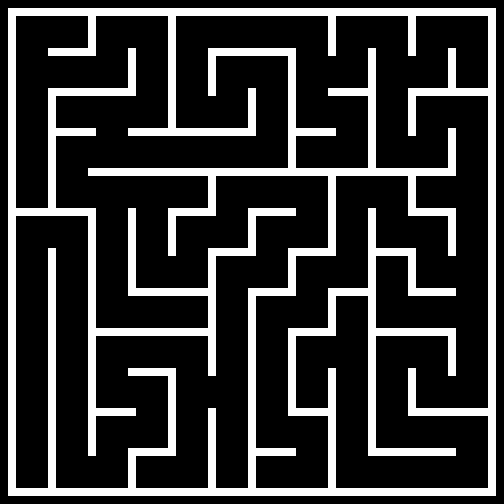

This is a level from a 2D game, rendered from its Tiled map with the project's own tilesets. A one-line summary and the map file follow, with tile-layer data summarised:
An orthogonal 63x63 tile map with 8x8 px tiles, 1 tile layer (Background) and 75 objects (4x Painter, Player, Checkpoint).

<map version="1.10" tiledversion="1.10.2" orientation="orthogonal" renderorder="right-down" width="63" height="63" tilewidth="8" tileheight="8" infinite="0" nextlayerid="4" nextobjectid="81">
 <tileset firstgid="1" source="Mazeball.tsx" />
 <layer id="1" name="Background" width="63" height="63">
  <data>[3969 cells, 845 non-empty, 1 distinct tile ids]</data>
 </layer>
 <objectgroup id="2" name="Spawnpoints">
  <object id="74" name="Player" type="Player" x="217" y="17" width="30" height="30" />
  <object id="75" name="Painter" type="Painter" x="17" y="454" width="30" height="30">
   <properties>
    <property name="colour" value="Blue" />
   </properties>
  </object>
  <object id="76" name="Painter" type="Painter" x="296.75" y="375.5" width="30" height="30">
   <properties>
    <property name="colour" value="Yellow" />
   </properties>
  </object>
  <object id="77" name="Painter" type="Painter" x="17" y="176.25" width="30" height="30">
   <properties>
    <property name="colour" value="Red" />
   </properties>
  </object>
  <object id="78" name="Painter" type="Painter" x="457" y="57" width="30" height="30">
   <properties>
    <property name="colour" value="Green" />
   </properties>
  </object>
  <object id="80" name="Checkpoint" type="Checkpoint" x="255.75" y="473.5">
   <polygon points="0,0 31.75,0 31.75,15 -0.25,14.5" />
  </object>
 </objectgroup>
 <objectgroup id="3" name="Walls">
  <object id="1" x="8.5" y="8.5">
   <polygon points="0,0 487.25,0.25 487,7.25 0,7.25" />
  </object>
  <object id="2" x="8.75" y="16.25">
   <polygon points="0,0 6.75,0.5 7.25,479.5 -0.5,479.25" />
  </object>
  <object id="3" x="16.25" y="488">
   <polygon points="0,0 479.5,0.75 479.25,7.75 0,7.5" />
  </object>
  <object id="4" x="488.25" y="487.25">
   <polygon points="0,0 7.25,0 7.25,-470.75 0,-470.75" />
  </object>
  <object id="5" x="368.5" y="448.25">
   <polygon points="0,0 86.75,0.25 87,7.25 -0.25,7.25" />
  </object>
  <object id="6" x="408.25" y="408">
   <polygon points="0,0 79.5,0.5 79,8 -0.25,7.5" />
  </object>
  <object id="7" x="408.25" y="368">
   <polygon points="0,0 7,0.5 7.75,38.75 0,38.5" />
  </object>
  <object id="8" x="448.25" y="336.5">
   <polygon points="0,0 7.5,0.25 7,38.75 0,38.75" />
  </object>
  <object id="9" x="328" y="368.5">
   <polygon points="0,0 7.25,0 7.75,119 0.5,119.25" />
  </object>
  <object id="10" x="256.25" y="448.5">
   <polygon points="0,0 40,-0.25 39.75,7.5 -0.5,7.75" />
  </object>
  <object id="11" x="248.5" y="487.25">
   <polygon points="0,0 6.75,0.25 7.25,-191.25 -0.5,-190.75" />
  </object>
  <object id="12" x="208" y="408.25">
   <polygon points="0,0 7.5,-0.25 7.75,79.25 0.25,78.5" />
  </object>
  <object id="13" x="128.75" y="456.75">
   <polygon points="0,0 7.25,0 6.5,30.75 -0.5,30.75" />
  </object>
  <object id="14" x="127.5" y="448">
   <polygon points="0,0 48.25,0.75 48,7.25 0.75,8" />
  </object>
  <object id="15" x="48.5" y="487.5">
   <polygon points="0,0 7.25,0.5 7.25,-238.5 -0.5,-238.75" />
  </object>
  <object id="16" x="88.5" y="455.75">
   <polygon points="0,0 7,-0.25 7.25,-239.5 -0.5,-239.25" />
  </object>
  <object id="17" x="96.5" y="408.5">
   <polygon points="0,0 39.5,0.25 38.75,7.25 -0.75,6.75" />
  </object>
  <object id="18" x="128.5" y="368.25">
   <polygon points="0,0 47,0 47,7 -0.5,7.25" />
  </object>
  <object id="19" x="167.75" y="376.25">
   <polygon points="0,0 8,-0.75 8,72.25 0.5,72.25" />
  </object>
  <object id="20" x="296" y="408.25">
   <polygon points="0,0 31.75,0.25 31.75,7.25 -0.25,7.25" />
  </object>
  <object id="21" x="368.25" y="447">
   <polygon points="0,0 8,1 7.25,-238.25 -0.25,-238" />
  </object>
  <object id="23" x="288.25" y="336.75">
   <polygon points="0,0 7.75,-0.5 7.25,78.75 0,79.25" />
  </object>
  <object id="24" x="288.5" y="328.75">
   <polygon points="0,0 47.25,-0.75 47.5,7 -0.75,7.25" />
  </object>
  <object id="25" x="328.75" y="296.25">
   <polygon points="0,0 7.25,0.5 6.5,31 -0.75,31.5" />
  </object>
  <object id="26" x="328.5" y="288.75">
   <polygon points="0,0 39,0 39,7.25 0,6.5" />
  </object>
  <object id="27" x="376" y="328.5">
   <polygon points="0,0 79.75,0.25 79.5,7.25 0.25,6.75" />
  </object>
  <object id="28" x="408.5" y="288.25">
   <polygon points="0,0 47,0.75 47.25,7.25 -0.25,7" />
  </object>
  <object id="29" x="408.25" y="256">
   <polygon points="0,0 8,0.25 8,31.75 0.5,32" />
  </object>
  <object id="30" x="375.75" y="247.5">
   <polygon points="0,0 40,0.75 39.75,7.75 0.5,7.5" />
  </object>
  <object id="31" x="448" y="216.75">
   <polygon points="0,0 7.5,-0.5 7.5,38.75 0.25,38.75" />
  </object>
  <object id="33" x="408.5" y="208.75">
   <polygon points="0,0 47.5,-0.25 46.75,7.75 -0.5,6.75" />
  </object>
  <object id="34" x="408.25" y="177">
   <polygon points="0,0 7.5,0 7.5,31 0,30.75" />
  </object>
  <object id="35" x="328" y="177">
   <polygon points="0,0 7.5,-0.5 7.75,71.75 0.5,71.25" />
  </object>
  <object id="37" x="288" y="248.75">
   <polygon points="0,0 47.5,0.25 47.75,7 -0.25,7.5" />
  </object>
  <object id="38" x="288" y="256.75">
   <polygon points="0,0 8.25,0.25 7.5,30.5 0.25,31" />
  </object>
  <object id="39" x="248.25" y="288.25">
   <polygon points="0,0 47.25,-0.5 47.25,7.5 0,7.75" />
  </object>
  <object id="40" x="208.5" y="375.75">
   <polygon points="0,0 7.75,0.5 7,-119.25 -0.75,-119" />
  </object>
  <object id="41" x="96" y="328.25">
   <polygon points="0,0 111.25,0.5 111.5,7.25 0.25,7" />
  </object>
  <object id="42" x="16" y="208.5">
   <polygon points="0,0 79.75,0.25 79.75,7.75 0,7.5" />
  </object>
  <object id="43" x="128" y="208.75">
   <polygon points="0,0 7.75,-0.25 7.5,79.25 0,79" />
  </object>
  <object id="44" x="48.5" y="207.5">
   <polygon points="0,0 7.25,0.25 7.25,-111 -0.25,-110.5" />
  </object>
  <object id="45" x="208.5" y="248">
   <polygon points="0,0 47.75,0.25 47.25,7.5 0,7.25" />
  </object>
  <object id="46" x="248.5" y="216.25">
   <polygon points="0,0 7,-0.25 6.75,31.25 -0.25,31.25" />
  </object>
  <object id="47" x="248.5" y="208.25">
   <polygon points="0,0 47.5,0 47,7 -0.25,7" />
  </object>
  <object id="48" x="168.5" y="216.5">
   <polygon points="0,0 7.25,0 7.25,39.5 -0.5,39.25" />
  </object>
  <object id="49" x="168" y="208">
   <polygon points="0,0 0.25,8 47.75,8.25 48,1" />
  </object>
  <object id="50" x="208.25" y="177">
   <polygon points="0,0 7.75,-0.25 7.5,30.75 0.25,30.5" />
  </object>
  <object id="51" x="88.5" y="168.25">
   <polygon points="0,0 367,0 367,7 0,7.75" />
  </object>
  <object id="52" x="48" y="88.5">
   <polygon points="0,0 87.75,-0.25 87.5,7.75 0,7.5" />
  </object>
  <object id="53" x="55.75" y="128.25">
   <polygon points="0,0 39.75,0.25 39.75,7.25 0.25,7.25" />
  </object>
  <object id="54" x="127.75" y="48.75">
   <polygon points="0,0 7.75,0 7.75,39.25 0.75,38.5" />
  </object>
  <object id="55" x="48.5" y="49">
   <polygon points="0,0 47,-0.75 47,6.75 -0.5,6.25" />
  </object>
  <object id="57" x="128" y="128.25">
   <polygon points="0,0 128,0 127.75,7.5 0.25,7.25" />
  </object>
  <object id="58" x="248.75" y="88.75">
   <polygon points="0,0 6.75,0 7.25,39.5 -0.75,39.25" />
  </object>
  <object id="59" x="208.5" y="95.25">
   <polygon points="0,0 7.5,0.25 7.5,-39.25 -0.5,-38.75" />
  </object>
  <object id="60" x="168" y="127">
   <polygon points="0,0 7.5,0 8,-111 0,-110.25" />
  </object>
  <object id="61" x="88.25" y="16.75">
   <polygon points="0,0 7.25,0 7,31.25 0,30.75" />
  </object>
  <object id="62" x="208.5" y="48.5">
   <polygon points="0,0 87,-0.25 87,7.25 0,7.25" />
  </object>
  <object id="63" x="328.5" y="17">
   <polygon points="0,0 7.25,0 7.75,38.75 -0.25,39" />
  </object>
  <object id="64" x="288.25" y="56.25">
   <polygon points="0,0 7.25,0 7,111 0.25,111.25" />
  </object>
  <object id="65" x="295.75" y="128">
   <polygon points="0,0 39.5,0.5 39.25,7.75 0,7.75" />
  </object>
  </objectgroup>
</map>
<!-- 8 of 75 objects omitted -->
